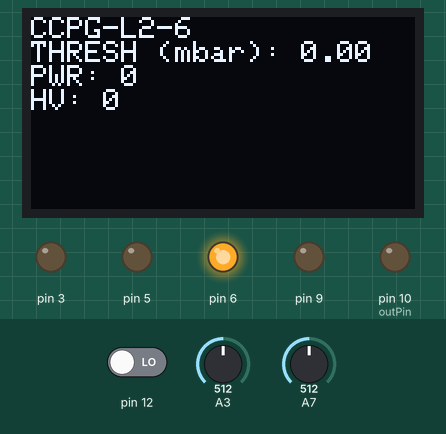
Recording of a sketch running on a simulated Arduino Nano, built with avr-gcc and run on an emulated ATmega328P. Parts: 128×64 one-colour display, output pins drawn as LEDs (lit = HIGH). The inputs (shaded band) are chosen by the test bench; at power-on: A7 = 512, A3 = 512, pin 12 LOW. What the sketch prints to the serial monitor is not drawn.

Above: at 2.3 s.
2.4 s: A7 set to 531
At 4.2 s:
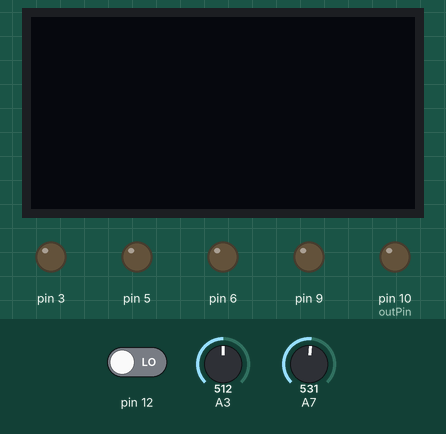
5.0 s: A7 set to 511
At 7.2 s:
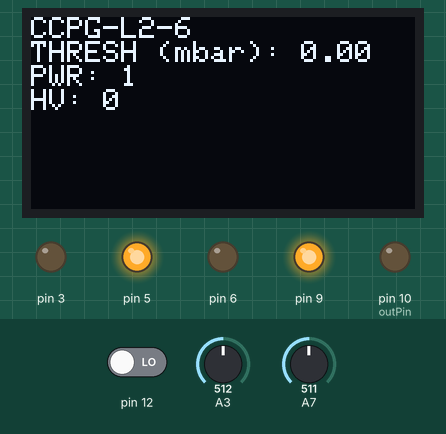
9.9 s: A3 set to 900
16.1 s: A3 set to 299
20.7 s: A3 set to 273
At 21.7 s:
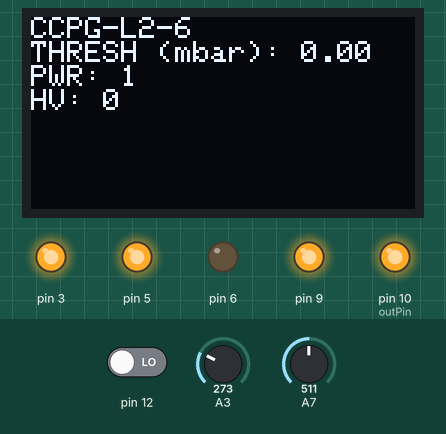
26.9 s: A7 set to 306
At 28.4 s:
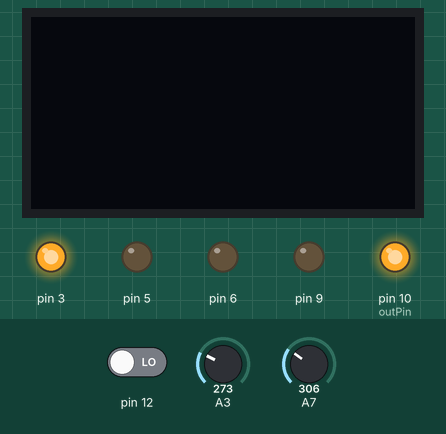
Timing chart, 0 to 29.9 s (numbered marks = the images above; inputs shaded):
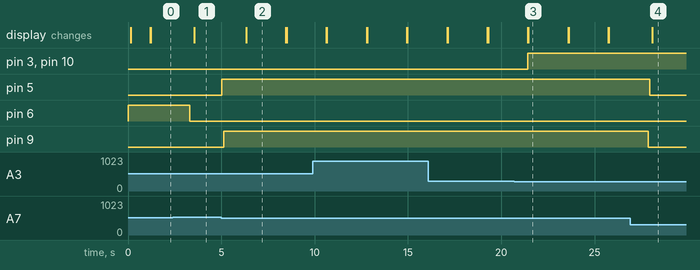

The sketch:

gaugecontroller.ino
```cpp
/*
 * main.c
 * Kaveh Pezeshki 6/9/2021
 * Simple vacuum gauge controller using the SSR controller PCB
 */

#include "Adafruit_GFX.h"
#include "Adafruit_SSD1306.h"
#include "gaugepinout.h"
#include "math.h"

#define INTERLOCK_THRESHOLD_PRESSURE 1e-6 // interlock HIGH above this threshold (mbar)
#define GAUGE_ID_RESISTANCE 1e5
#define ALLOWED_ID_VARIANCE 10 // ADC increments, so steps of 5mV

Adafruit_SSD1306 display = Adafruit_SSD1306(128, 64, &Wire);

bool poweren = false;
bool hvstatus = false;
int selUnits = 0;

float transform(float involtage, int units) {
    // Transforms voltage output from vacuum sensor to real-world pressure
    // Expects input voltage 0-10V with 3:1 voltage divider. So full-scale would be 3.33V
    // Supports several units, selected by parameter 'units'
    // units:
    //  0: mbar
    //  1: torr
    //  2: Pa

    // TODO: calibrate to true resistor values
    float trueVoltage = involtage/1023.0 * 16.6667; // 10 bit ADC so only 1000 input steps

    float unitCoeff = 0;

    switch(units) {
        case 0: // mbar
            unitCoeff = 12.66;
            break;
        case 1: // torr
            unitCoeff = 12.826;
            break;
        case 2: // Pa
            unitCoeff = 10;
            break;
    }

    float pressure = pow(10, 0.75*(trueVoltage - unitCoeff));
    return pressure;
}

void setup() {
    Serial.begin(9600);
    Serial.println("MBE Vacuum Gauge Controller V0.1");

    Serial.println("Initializing IO");

    pinMode(ui.selSw, INPUT);
    pinMode(ui.nxtSw, INPUT);
    pinMode(ui.interlockLED, OUTPUT);

    pinMode(gauge.vccen, OUTPUT);
    pinMode(gauge.hven, OUTPUT);
    pinMode(gauge.nhven, OUTPUT);
    // gauge.status: analog input
    // gauge.idAn: analog input
    // gauge.signal: analog input

    pinMode(output.relay, OUTPUT);

    // basic initialization
    digitalWrite(gauge.vccen, LOW);
    digitalWrite(gauge.hven, LOW);
    digitalWrite(gauge.nhven, HIGH);
    digitalWrite(ui.gaugePowerLED, LOW);

    display.display();
    delay(100);

    display.clearDisplay();
    display.setTextSize(1);
    display.setTextColor(SSD1306_WHITE);
    display.setCursor(0,0);
    display.println("FALSON GROUP");
    display.println("CCPG-L2-6 INTERFACE");
    display.display();

    delay(1000);

}

bool checkGaugeID() {
    // returns true if gauge identification correct, 0 otherwise

    int expectedVoltage = (int) ( (float) GAUGE_ID_RESISTANCE / ( (float) GAUGE_ID_RESISTANCE + 1e5) * 1024 );
    int measuredVoltage = analogRead(gauge.id);

    if ( abs(expectedVoltage - measuredVoltage) > ALLOWED_ID_VARIANCE ) return false;

    return true;
}

bool gaugePowerOn() {
    // Turns on gauge with identification check
    // 1. Checks identification. If correct, proceeds
    // 2. enables supply power, waits 100ms
    // 3. enables HV power
    // returns true if gauge power-on successful, false if identification check fails

    if (!checkGaugeID()) return false;

    digitalWrite(gauge.vccen, HIGH);
    poweren = true;
    digitalWrite(ui.gaugePowerLED, HIGH);
    delay(100);
    digitalWrite(gauge.hven, HIGH);
    digitalWrite(gauge.nhven, LOW);
    delay(100);

    return true;

}

void gaugePowerOff() {
    // gauge power off, printing user interface message
    // waits for user to power on gauge
    digitalWrite(gauge.hven, LOW);
    digitalWrite(gauge.nhven, LOW);
    delay(100);
    digitalWrite(gauge.vccen, LOW);
    poweren = false;
    digitalWrite(ui.gaugePowerLED, LOW);
}

void gaugePowerOnUI() {
    // gauge power on through the user interface
    display.clearDisplay();
    display.setCursor(0,0);
    display.println("Press SEL to");
    display.println("initialize gauge");

    while (digitalRead(ui.selSw));

    bool powerOnStatus = gaugePowerOn();

    while (!powerOnStatus) {
        display.clearDisplay();
        display.println("Gauge init failed");
        display.println("Press SEL to retry");
        while (digitalRead(ui.selSw));
        powerOnStatus = gaugePowerOn();
        display.display();
    }

    display.clearDisplay();
    display.println("Gauge initialized");
    display.display();
    delay(1000);
}


int readGauge() {
    // returns gauge output, reads status and updates global variables
    // checks identification, turns off gauge if identification incorrect

    // checking identification
    if (!checkGaugeID()) {
        gaugePowerOff();
        display.clearDisplay();
        display.setCursor(0,0);
        display.println("Gauge disconnected");
        display.println("Press SEL to reset");
        while (digitalRead(ui.selSw));
        gaugePowerOnUI();
    }

    // checking high voltage
    if (digitalRead(gauge.status)) hvstatus = true;
    else hvstatus = false;

    // sampling and returning
    return analogRead(gauge.signal);
}

void displayInfo() {
    // display enabled channels, expected sensor, and interlock threshold voltage
    display.clearDisplay();
    display.setCursor(0,0);
    display.println("CCPG-L2-6");
    display.print("THRESH (mbar): ");
    display.println(INTERLOCK_THRESHOLD_PRESSURE);
    display.print("PWR: ");
    display.println(poweren);
    display.print("HV: ");
    display.println(hvstatus);
    display.display();
    delay(2000);
}

int invertDisplayCounter = 0;
bool invertDisplayVal = false;


void loop() {

    float signalVoltage = readGauge();
    float pressure_units = transform(signalVoltage, selUnits); // in user-selected units
    float pressure_mbar = transform(signalVoltage, 0);

    display.clearDisplay();
    display.setTextSize(5);
    display.println(pressure_units);

    switch(selUnits) {
        case 0: // mbar
            display.println("mbar");
            break;
        case 1: // torr
            display.println("torr");
            break;
        case 2: // Pa
            display.println("Pa");
            break;
    }
    display.display();
    display.setTextSize(1);

    if (pressure_mbar > INTERLOCK_THRESHOLD_PRESSURE) { // Exceeded threshold
        digitalWrite(ch0.outDriver, LOW); // turning off interlock
        digitalWrite(ch0.outPin, LOW); // front panel notification LED
    }

    else { // normal safe conditions
        digitalWrite(ch0.outDriver, HIGH); // turning on interlock
        digitalWrite(ch0.outPin, HIGH); // front panel notification LED
    }

    // other UI code

    // unit selection
    if (!digitalRead(ui.selSw)) {
        selUnits += 1;
        if (selUnits == 4) selUnits = 0;
    }

    // info screen
    if (!digitalRead(ui.nxtSw)) displayInfo();

    // inverting OLED to prevent burn-in
    delay(100);
    invertDisplayCounter += 1;

    if (invertDisplayCounter % 100 == 0) {
        invertDisplayVal = !invertDisplayVal;
        display.invertDisplay(invertDisplayVal);
    }

}
```

boardpinout.h
```cpp
/*
 * pinout.h
 * Kaveh Pezeshki 6/9/2021
 * board constants for the SSR controller
 */

#ifndef boardpinout_h
#define boardpinout_h


// note: I2C interface not included in this pinout

struct generalio_struct {
    const int selSw = 12;
    const int nxtSw = 12;
} generalio;

struct ch0_struct {
    const int button = 2; // on front panel interface
    const int outDriver = 3; // driven by BJT at board input voltage
    const int outPin = 10; // on front panel interface, driven by Arduino
    const int ainB = A3; // analog in on back panel
    const int ainF = A0; // analog in on front panel
} ch0;

struct ch1_struct {
    const int button = 4;
    const int outDriver = 5;
    const int outPin = 7;
    const int ainB = A6;
    const int ainF = A1;
} ch1;

struct ch2_struct {
    const int button = 8;
    const int outDriver = 9;
    const int outPin = 6;
    const int ainB = A7;
    const int ainF = A2;
} ch2;


#endif
```

gaugepinout.h
```cpp
/*
 * gaugepinout.h
 * Kaveh Pezeshki 6/10/2021
 * mapping from the SSR controller board pinout to the gauge controller logical names
 */

#ifndef gaugepinout_h
#define gaugepinout_h

#include "boardpinout.h"

struct ui_struct {
    const int selSw = generalio.selSw;
    const int nxtSw = generalio.nxtSw;
    const int interlockLED = ch0.outPin;
    const int gaugePowerLED = ch1.outPin;
} ui;

struct gauge_struct {
    const int vccen = ch1.outDriver; // supply + line provided via relay
    const int hven = ch2.outDriver;  // + high voltage enable. Need >11V
    const int nhven = ch2.outPin;    // - high voltage enable. Need <2.5V
    const int status = ch1.ainB;     // up to supply voltage
    const int id = ch2.ainB;         // pull up to 5V on our end. Resistor 100kOhm
    const int signal = ch0.ainB;     // 0-10.5V
} gauge;

struct output_struct {
    const int relay = ch0.outDriver; // interlock output relay
} output;

#endif
```

Measured:
- the behaviour switches between 522 and 523 on A7 (found by bisection; images 0 and 1)
- the behaviour switches between 287 and 286 on A3 (found by bisection; images 2 and 3)
- after the input at 2.4 s, pin 6: HIGH → LOW after 0.92 s; the display: changes after 1.1 s (image 1)
- after the input at 5.0 s, pin 5: LOW → HIGH at once; pin 9: LOW → HIGH after 0.12 s; the display: changes after 1.3 s (image 2)
- after the input at 20.7 s, pin 3, pin 10 (outPin): LOW → HIGH after 0.72 s
- after the input at 26.9 s, pin 5: HIGH → LOW after 1.1 s; pin 9: HIGH → LOW after 0.97 s; the display: changes after 1.2 s (image 4)
- what the display in image 2 shows lasts 2.2 s, from 6.3 s to 8.5 s
